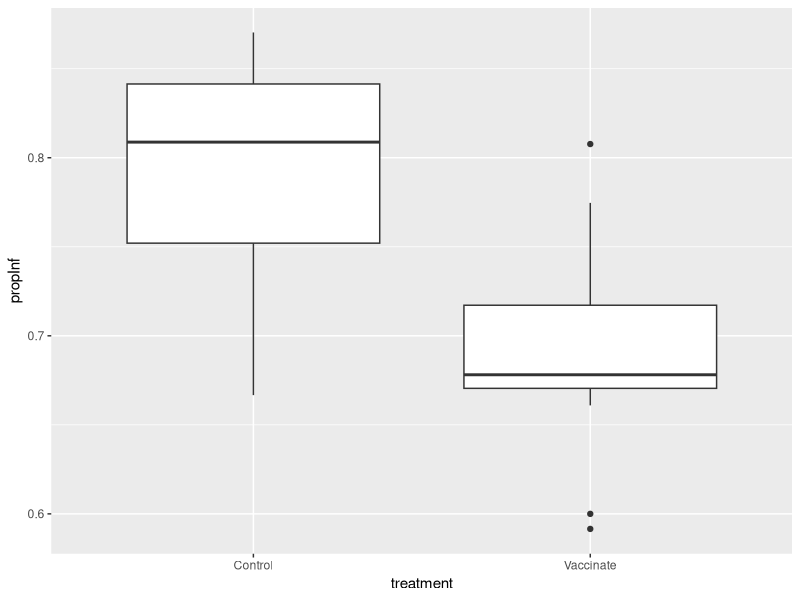

R code for this plot:
library(tidyverse)
library(ggplot2)

## Does vaccinating schoolchildren protect elders from influenza

## First, do a trial
numCommunities <- 24

## We assume a random number of elders in each community 
## Using a negative binomial with a shape parameter
## Shape is 1/CV^2 of "extra" (beyond Poisson) variance
aveElders <- 100
shapeElders <- 5
foiMean <- 0.5
foilsd <- 0.1
protection <- 0.3

set.seed(431)

## treat half of the communities (and make sure numbers are whole numbers)
numVacc <- floor(numCommunities/2)
numControl <- numCommunities - numVacc

## Name the communities, randomize them, 
## pick a random number of elders and a random force of infection
## We're going to do a hazard-based model;
## that means we describe risk as total Force of Infection (foi)
dat <- tibble(
  village = as.character(1:numCommunities)
  , treatment = sample(c(
    rep("Vaccinate", numVacc)
    , rep("Control", numControl)
  ))
  , numElders = rnbinom(numCommunities, mu=aveElders, size=shapeElders)
  , foi = rlnorm(numCommunities, foiMean, foilsd)
)

summary(dat)

## Reduce foi for vaccinated communities
## Randomly infect people and calculate the proportion infected
## The probability of _surviving_ infection is 1 - exp(-foi)
dat <- (dat
        |> mutate(
          foi = ifelse(treatment=="Vaccinate", foi*(1-protection), foi)
          , infected = rbinom(numCommunities, numElders, 1-exp(-foi))
          , propInf = infected/numElders
        )
)

## Now examine the table visually in rstudio by clicking on the right

## Check the distribution of populations 
print(dat 
      |> summarise(
        meanSize=mean(numElders)
        , sdSize = sd(numElders)
      )
)

## Visualize the results
print(
  ggplot(dat, aes(treatment, propInf))
  + geom_boxplot()
)

## Make a model and fit it
m <- glm(propInf ~ treatment
         , data=dat, weights=numElders
         , family=binomial(link="cloglog")
)

##

## Look at the overall model summary
summary(m)

## Look at CIs for the estimated hazard ratio. 
## The model works on the unconstrained log-hazard scale, so we exp()
## These CIs should contain the true relative hazard (95% of the time)
## True relative hazard is 1-protection
## You can increase numCommunities and run the script again; the relative hazard should converge toward the true value
print(exp(confint(m)["treatmentVaccinate", ]))
